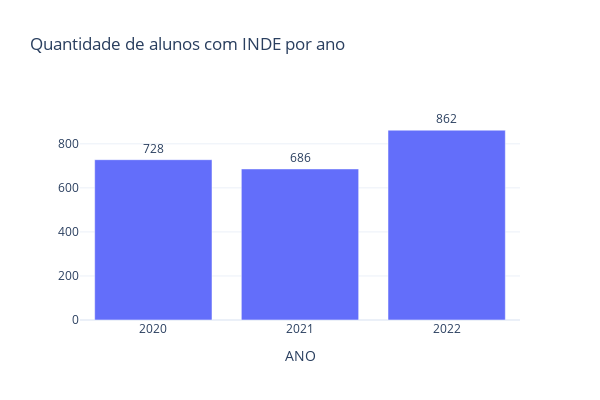

The code cell stored with this chart in its notebook:
### Code cell
fig = px.bar(contagem_com_inde, x=contagem_com_inde.index, y=contagem_com_inde.values, text=contagem_com_inde.values, title='Quantidade de alunos com INDE por ano', template='plotly_white')

fig.update_traces(textposition='outside')  # Mostrar rótulos fora das barras
fig.update_layout(
    height=400,
    width=600,
    yaxis_title=None,
    yaxis=dict(range=[0, 999])
)

fig.show()
fig.write_html('../reports/figures/alunos_por_ano.html')

### Figure 1 — Plotly figure (JSON) as saved in the notebook; plotly's stock layout.template omitted (floating-point values rounded to 4 significant figures)
{"data": [{"alignmentgroup": "True", "hovertemplate": "ANO=%{x}<br>y=%{y}<br>text=%{text}<extra></extra>", "legendgroup": "", "marker": {"color": "#636efa", "pattern": {"shape": ""}}, "name": "", "offsetgroup": "", "orientation": "v", "showlegend": false, "text": [728, 686, 862], "textposition": "outside", "type": "bar", "x": ["2020", "2021", "2022"], "xaxis": "x", "y": [728, 686, 862], "yaxis": "y"}], "layout": {"barmode": "relative", "height": 400, "legend": {"tracegroupgap": 0}, "title": {"text": "Quantidade de alunos com INDE por ano"}, "width": 600, "xaxis": {"anchor": "y", "domain": [0, 1], "title": {"text": "ANO"}}, "yaxis": {"anchor": "x", "domain": [0, 1], "range": [0, 999], "title": {}}}}
